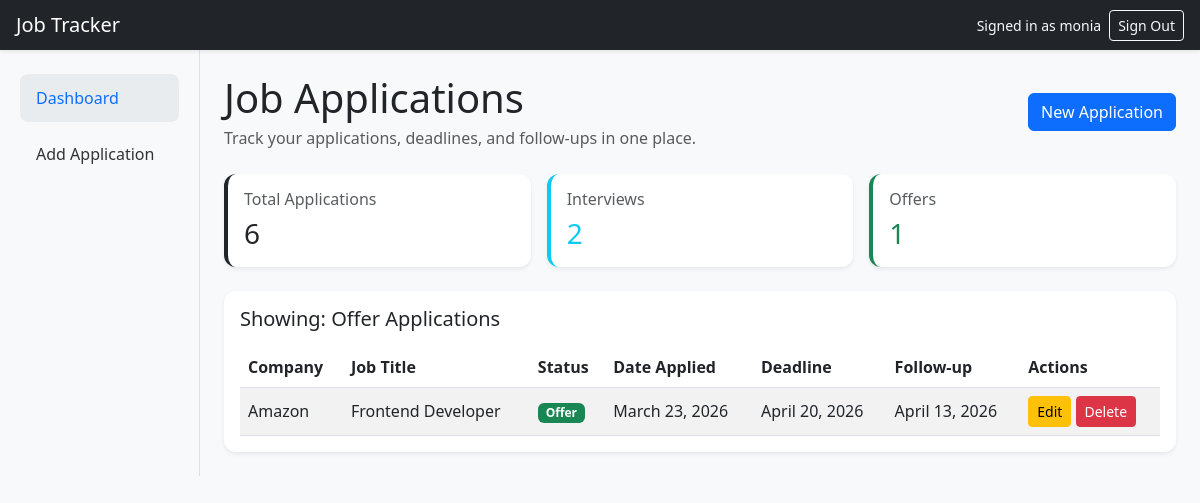
Page /?status=offer (signed in) on the committed database.
### tracker/models.py (models this page shows, shortened)
class JobApplication(models.Model):
    STATUS_CHOICES = [
        ("applied", "Applied"),
        ("interview", "Interview"),
        ("offer", "Offer"),
        ("rejected", "Rejected"),
        ("withdrawn", "Withdrawn"),
    ]
    user = models.ForeignKey(User, on_delete=models.CASCADE)
    company_name = models.CharField(max_length=100)
    job_title = models.CharField(max_length=100)
    status = models.CharField(
        max_length=20,
        choices=STATUS_CHOICES,
        default="applied",
    )
    date_applied = models.DateField()
    deadline = models.DateField(blank=True, null=True)
    follow_up_date = models.DateField(blank=True, null=True)
    contact_email = models.EmailField(blank=True)
    job_link = models.URLField(blank=True)
    notes = models.TextField(blank=True)

### tracker/views.py (the view)
# urls.py: path("", views.application_list, name="application_list"),
@login_required
def application_list(request):
    applications = JobApplication.objects.filter(user=request.user)
    status_filter = request.GET.get("status")
    if status_filter:
        applications = applications.filter(status=status_filter)
    stats = JobApplication.objects.filter(user=request.user).aggregate(
        total_applications=Count("id"),
        interview_count=Count("id", filter=Q(status="interview")),
        offer_count=Count("id", filter=Q(status="offer")),
    )
    return render(
        request,
        "tracker/application_list.html",
        {
            "applications": applications,
            "total_applications": stats["total_applications"],
            "interview_count": stats["interview_count"],
            "offer_count": stats["offer_count"],
            "status_filter": status_filter,
        },
    )

### tracker/templates/tracker/application_list.html
{% extends "tracker/base.html" %} {% block content %}
<div
  class="d-flex flex-column flex-sm-row justify-content-between align-items-start align-items-sm-center gap-3 mb-4"
>
  <div>
    <h1 class="mb-1">Job Applications</h1>
    <p class="text-muted mb-0">
      Track your applications, deadlines, and follow-ups in one place.
    </p>
  </div>
  <a href="{% url 'add_application' %}" class="btn btn-primary">
    New Application
  </a>
</div>
<div class="row g-3 mb-4">
  <div class="col-md-4">
    <a
      href="{% url 'application_list' %}"
      class="text-decoration-none text-dark"
    >
      <div
        class="card shadow-sm border-0 h-100 dashboard-card border-start border-4 border-dark"
      >
        <div class="card-body">
          <h6 class="text-muted mb-2">Total Applications</h6>
          <h3 class="mb-0 text-dark">{{ total_applications }}</h3>
        </div>
      </div>
    </a>
  </div>
  <div class="col-md-4">
    <a
      href="{% url 'application_list' %}?status=interview"
      class="text-decoration-none text-dark"
    >
      <div
        class="card shadow-sm border-0 h-100 dashboard-card border-start border-4 border-info"
      >
        <div class="card-body">
          <h6 class="text-muted mb-2">Interviews</h6>
          <h3 class="mb-0 text-info">{{ interview_count }}</h3>
        </div>
      </div>
    </a>
  </div>
  <div class="col-md-4">
    <a
      href="{% url 'application_list' %}?status=offer"
      class="text-decoration-none text-dark"
    >
      <div
        class="card shadow-sm border-0 h-100 dashboard-card border-start border-4 border-success"
      >
        <div class="card-body">
          <h6 class="text-muted mb-2">Offers</h6>
          <h3 class="mb-0 text-success">{{ offer_count }}</h3>
        </div>
      </div>
    </a>
  </div>
</div>
<div class="card shadow-sm border-0">
  <div class="card-body">
    {% if status_filter == "interview" %}
    <h5 class="mb-3">Showing: Interview Applications</h5>
    {% elif status_filter == "offer" %}
    <h5 class="mb-3">Showing: Offer Applications</h5>
    {% else %}
    <h5 class="mb-3">Showing: All Applications</h5>
    {% endif %} {% if applications %}
    <div class="table-responsive">
      <table class="table table-striped table-hover align-middle mb-0">
        <thead>
          <tr>
            <th>Company</th>
            <th>Job Title</th>
            <th>Status</th>
            <th>Date Applied</th>
            <th>Deadline</th>
            <th>Follow-up</th>
            <th>Actions</th>
          </tr>
        </thead>
        <tbody>
          {% for application in applications %}
          <tr>
            <td>{{ application.company_name }}</td>
            <td>{{ application.job_title }}</td>
            <td>
              {% if application.status == "applied" %}
              <span class="badge text-bg-secondary">Applied</span>
              {% elif application.status == "interview" %}
              <span class="badge text-bg-info">Interview</span>
              {% elif application.status == "offer" %}
              <span class="badge text-bg-success">Offer</span>
              {% elif application.status == "rejected" %}
              <span class="badge text-bg-danger">Rejected</span>
              {% else %}
              <span class="badge text-bg-dark">Withdrawn</span>
              {% endif %}
            </td>
            <td>{{ application.date_applied }}</td>
            <td>{{ application.deadline }}</td>
            <td>{{ application.follow_up_date }}</td>
            <td>
              <a
                href="{% url 'edit_application' application.pk %}"
                class="btn btn-sm btn-warning"
              >
                Edit
              </a>
              <a
                href="{% url 'delete_application' application.pk %}"
                class="btn btn-sm btn-danger"
              >
                Delete
              </a>
            </td>
          </tr>
          {% endfor %}
        </tbody>
      </table>
    </div>
    {% else %}
    <p class="mb-0">No job applications found for this filter.</p>
    {% endif %}
  </div>
</div>
{% endblock %}

### tracker/templates/tracker/base.html (shortened to what this page needs)
{% load static %}
<!doctype html>
<html lang="en">
  <head>
    <link
      href="https://cdn.jsdelivr.net/npm/bootstrap@5.3.0/dist/css/bootstrap.min.css"
      rel="stylesheet"
    />
    <link rel="stylesheet" href="{% static 'tracker/css/style.css' %}" />
  </head>
  <body>
    <nav class="navbar navbar-dark bg-dark px-3 shadow-sm">
      <span class="navbar-brand mb-0 h1">Job Tracker</span>
      <div class="d-flex align-items-center gap-2 auth-nav">
        {% if user.is_authenticated %}
        <span class="text-light small">Signed in as {{ user.username }}</span>
        <a
          class="btn btn-outline-light btn-sm"
          href="{% url 'account_logout' %}"
        >
          Sign Out
        </a>
        {% endif %}
      </div>
    </nav>
    <div class="container-fluid">
      <div class="row">
        <aside class="col-12 col-md-2 bg-light sidebar py-3 py-md-4 border-end">
          <ul class="nav flex-column px-2">
            <li class="nav-item mb-2">
              <a
                class="nav-link {% if request.resolver_match.url_name == 'application_list' %}active{% endif %}"
                href="{% url 'application_list' %}"
              >
                Dashboard
              </a>
            </li>
            {% if user.is_authenticated %}
            <li class="nav-item mb-2">
              <a
                class="nav-link {% if request.resolver_match.url_name == 'add_application' %}active{% endif %}"
                href="{% url 'add_application' %}"
              >
                Add Application
              </a>
            </li>
            {% endif %}
          </ul>
        </aside>
        <main class="col-12 col-md-10 p-3 p-md-4">
           {% block content %}{% endblock %}
        </main>
      </div>
    </div>
  </body>
</html>

### tracker/static/tracker/css/style.css (style rules this page uses)
body { background-color: #f8f9fa; overflow-x: hidden; }
.sidebar { background-color: #f8f9fa; }
.sidebar .nav-link { color: #333; font-weight: 500; border-radius: 0.5rem; padding: 0.75rem 1rem; }
.sidebar .nav-link.active { background-color: #e9ecef; color: #0d6efd; }
.card { border-radius: 0.75rem; }
table td, table th { vertical-align: middle; }
.dashboard-card { transition: all 0.2s ease; cursor: pointer; }
html, body { width: 100%; overflow-x: hidden; }

### rows in the picture
JobApplication: company_name "Amazon", job_title "Frontend Developer", status "Offer", date_applied "March 23, 2026", deadline "April 20, 2026", follow_up_date "April 13, 2026"

### other values in the picture
{{ user.username }} "monia"
{{ total_applications }} "6"
{{ interview_count }} "2"
{{ offer_count }} "1"
